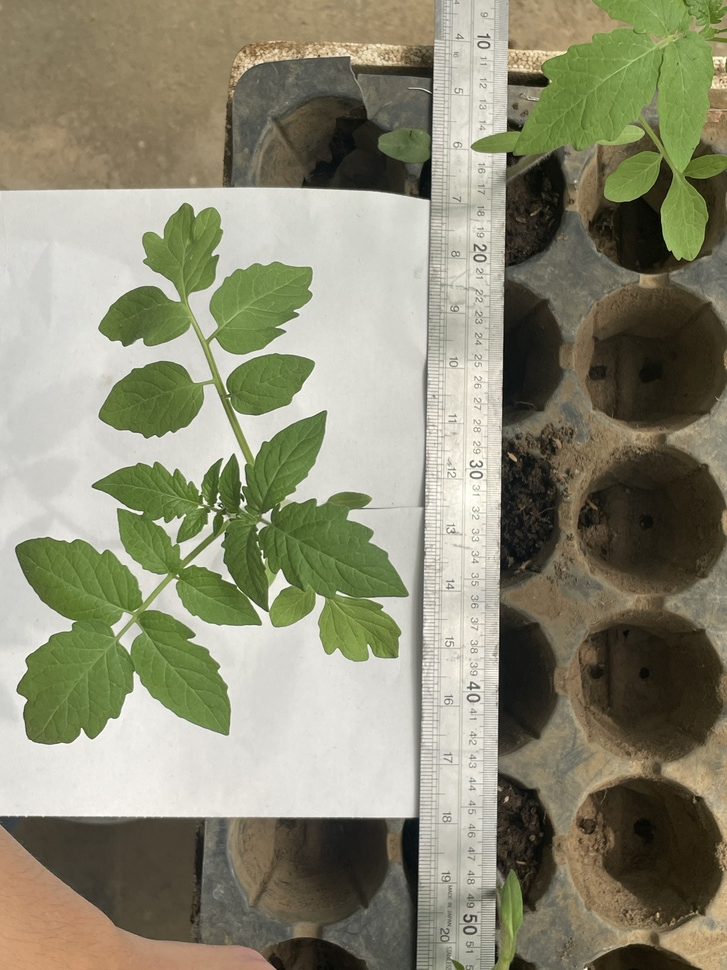
#> input picture SP/Image Physio Phenotype/Jul 31/nicap2.jpg, 727 x 970 px, shrunk from 3024 x 4032 before the run, found by its file name
$ python test.py
#> lines starting #> are read from the running program, lines starting #| are printed output that depends on the picture; after the words box and inside, x2 and y2 are one past the last pixel; in counts of white or black regions, pixels touching at a corner belong together
import cv2
import numpy as np

# Read the image
image = cv2.imread("C:\\Users\\edwin\\Downloads\\SP\\Image Physio Phenotype\\Jul 31\\nicap2.jpg")
#> image is the input picture: shape (970, 727, 3); mean B, G, R 115.1, 137.8, 139.1
original = image.copy()

# Convert the image to HSV
hsv = cv2.cvtColor(image, cv2.COLOR_BGR2HSV)
#> hsv: shape (970, 727, 3); mean H, S, V 27.7, 64.3, 143.1

# Define the lower and upper bounds for the green color in HSV
lower_green = np.array([30, 30, 30])
upper_green = np.array([80, 255, 255])

# Create a mask to extract the green regions
green_mask = cv2.inRange(hsv, lower_green, upper_green)
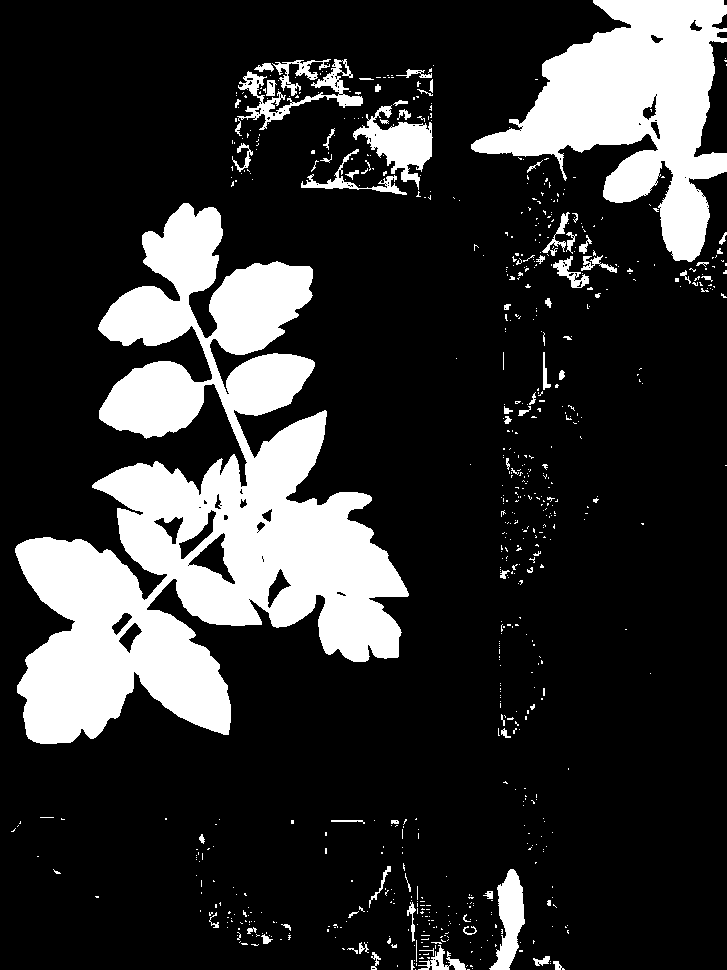
#> green_mask: shape (970, 727); 19.4% white; 710 white regions (635 under 20 px), largest, box (x1, y1, x2, y2) and area: (15, 203, 409, 744) 91256, (471, 0, 727, 262) 30613, (353, 105, 433, 190) 2786

# Convert the single-channel mask back to 3 channels
green_mask_colored = cv2.cvtColor(green_mask, cv2.COLOR_GRAY2BGR)

# Set the overlay color to blue
overlay_color = (255, 0, 0)  # Blue

# Overlay the blue mask on the original image
result = cv2.addWeighted(original, 1, green_mask_colored, 0.5, 0)
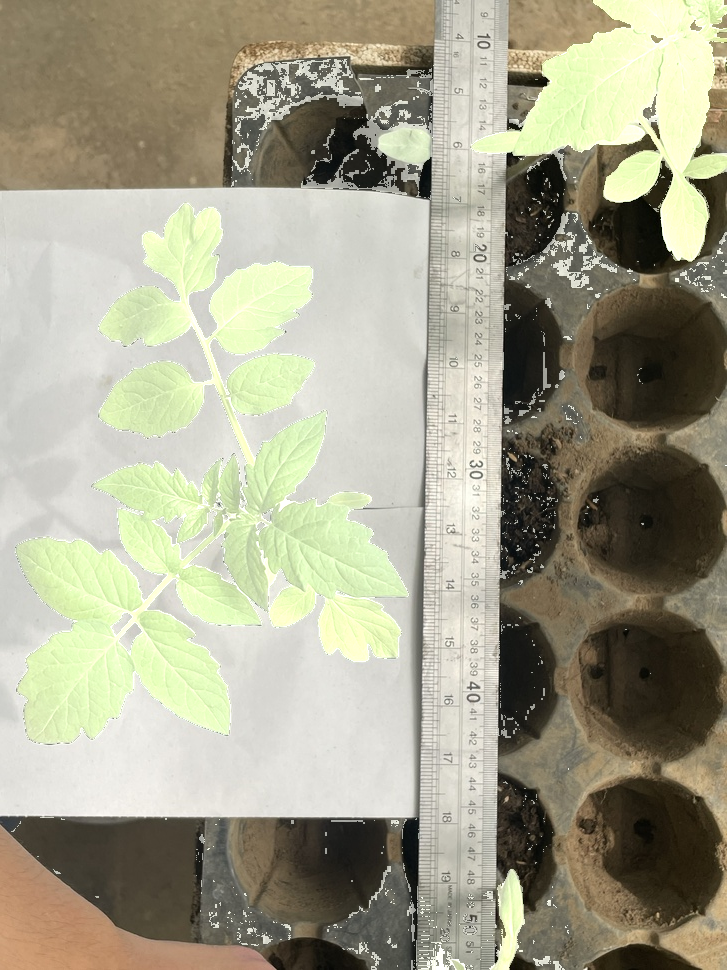
#> result: shape (970, 727, 3); mean B, G, R 139.7, 161, 163.5

# Display the images
cv2.imshow("HSV", hsv)
cv2.imshow("Original Image", original)
cv2.imshow("Green Mask", green_mask_colored)
cv2.imshow("Result", result)
cv2.waitKey(0)
cv2.destroyAllWindows()
# import cv2
# import numpy as np
# # import os

# # def extract_parameters(image_path, output_folder):
# # image = cv2.imread("C:\\Users\\edwin\\Downloads\\sp_dataset\\jp2_cropped.jpg")
# image = cv2.imread("C:\\Users\\edwin\\Documents\\Image Physio Phenotype\\Jul 31\\nicap2.jpg")
# original = image.copy()

# # Convert the image to HSV
# hsv = cv2.cvtColor(image, cv2.COLOR_BGR2HSV)

# cv2.imshow("hsv", hsv)
# cv2.waitKey(0)
# cv2.destroyAllWindows()
# # Define the lower and upper bounds for the green color in HSV
# # lower_green = np.array([40, 40, 40])
# lower_green = np.array([30, 30, 30])
# upper_green = np.array([80, 255, 255])
# yellows = np.array([255,255,0])

# # Create a mask to extract the green regions
# green_mask = cv2.inRange(hsv, lower_green, upper_green, yellows)

# # Find contours in the binary green mask
# contours, _ = cv2.findContours(green_mask, cv2.RETR_EXTERNAL, cv2.CHAIN_APPROX_SIMPLE)

# # Calculate and sum up the area for each contour
# total_projected_area = 0
# for contour in contours:
#     area = cv2.contourArea(contour)
#     total_projected_area += area

# # Draw contours on the original image
# cv2.drawContours(original, contours, -1, (0, 255, 0), 2)

# # Calculate bounding rectangle for the combined contours
# x, y, w, h = cv2.boundingRect(np.concatenate(contours))
# cv2.rectangle(original, (x, y), (x + w, y + h), (0, 0, 255), 2)

#     # Display the original image with contours and bounding rectangle
# # cv2.imshow('Contours and Bounding Rectangle', original)
# # Calculate object extent, eccentricity, and convex hull area for the combined contour
# extent_x = w
# extent_y = h

# if len(contours) >= 5:
#     ellipse = cv2.fitEllipse(np.concatenate(contours))
#     eccentricity = float(np.sqrt(1 - (ellipse[1][0] ** 2) / (ellipse[1][1] ** 2)))
#     # Draw the fitted ellipse
#     cv2.ellipse(original, ellipse, (0, 0, 255), 2)
# else:
#     eccentricity = 0

# hull = cv2.convexHull(np.concatenate(contours))
# hull_area = cv2.contourArea(hull)
# # color = (0,255,255)
# # Draw the convex hull on the original image
# cv2.drawContours(original, [hull], 0, (255, 0, 0), 2)
# # cv2.line(original, (0,0), (0,364), color, 5)
# # Display the original image with contours, fitted ellipse, and convex hull
# # cv2.imshow('Contours and Parameters', original)
# cv2.waitKey(0)
# cv2.destroyAllWindows()

# # output_file_params = os.path.join(output_folder, f"contours_{os.path.basename(image_path)}")
# # cv2.imwrite(output_file_params, original)

# print(f"Total Projected Area: {total_projected_area}, Extent X: {extent_x}, Extent Y: {extent_y}, Eccentricity: {eccentricity}, Hull Area: {hull_area}")
# # return total_projected_area, extent_x, extent_y, eccentricity, hull_area

$ run again, with SP/Image Physio Phenotype/Jul 31/nicap3.jpg copied over SP/Image Physio Phenotype/Jul 31/nicap2.jpg
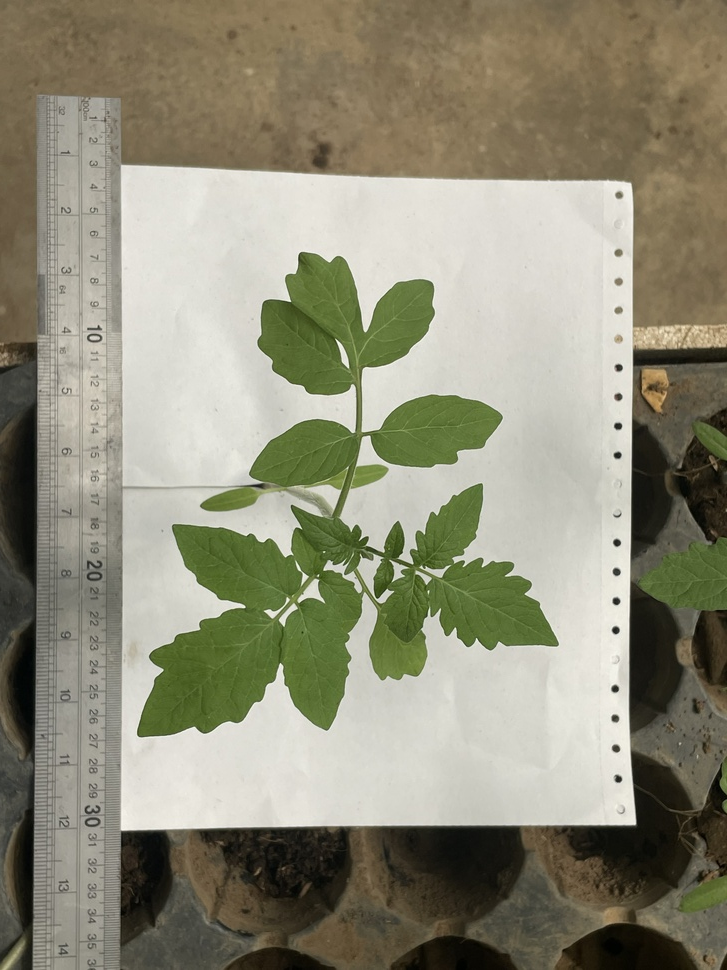
#> input picture SP/Image Physio Phenotype/Jul 31/nicap3.jpg, 727 x 970 px, shrunk from 3024 x 4032 before the run, found by its file name
#> image is the input picture: shape (970, 727, 3); mean B, G, R 120.8, 140.8, 143.1
#> hsv: shape (970, 727, 3); mean H, S, V 26.8, 59, 145.6
#> `green_mask = cv2.inRange(hsv, lower_green, upper_green)`:
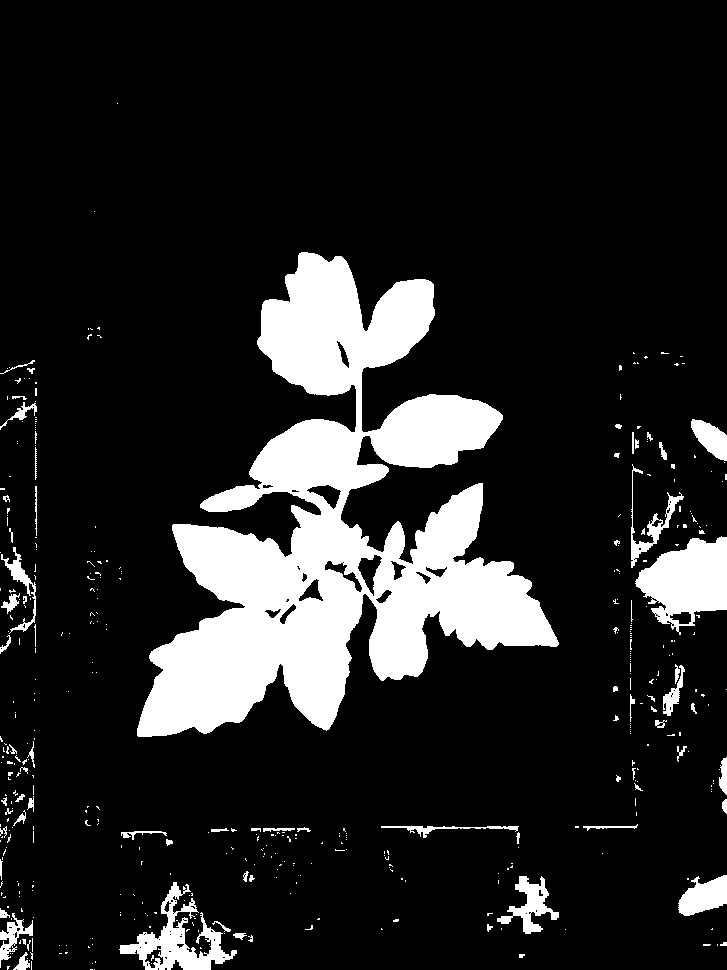
#> green_mask: shape (970, 727); 14.7% white; 433 white regions (363 under 20 px), largest, box (x1, y1, x2, y2) and area: (137, 252, 559, 737) 83393, (635, 536, 727, 635) 5527, (119, 882, 237, 970) 3359
#> `result = cv2.addWeighted(original, 1, green_mask_colored, 0.5, 0)`:
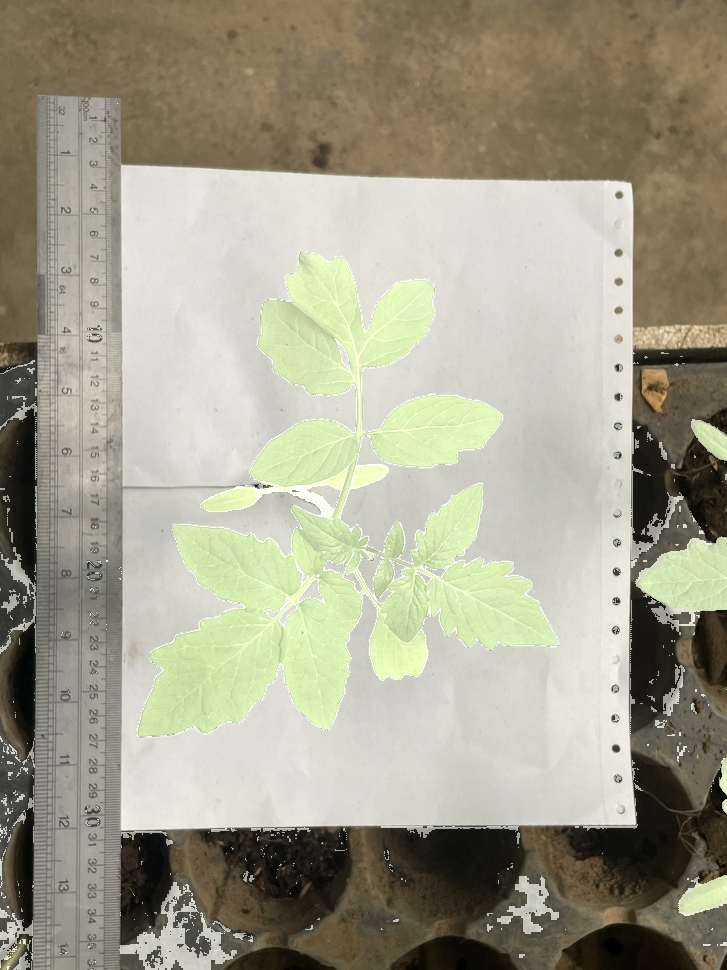
#> result: shape (970, 727, 3); mean B, G, R 139.4, 159.2, 161.6

$ run again, with SP/Image Physio Phenotype/Jul 31/nicap4.jpg copied over SP/Image Physio Phenotype/Jul 31/nicap2.jpg
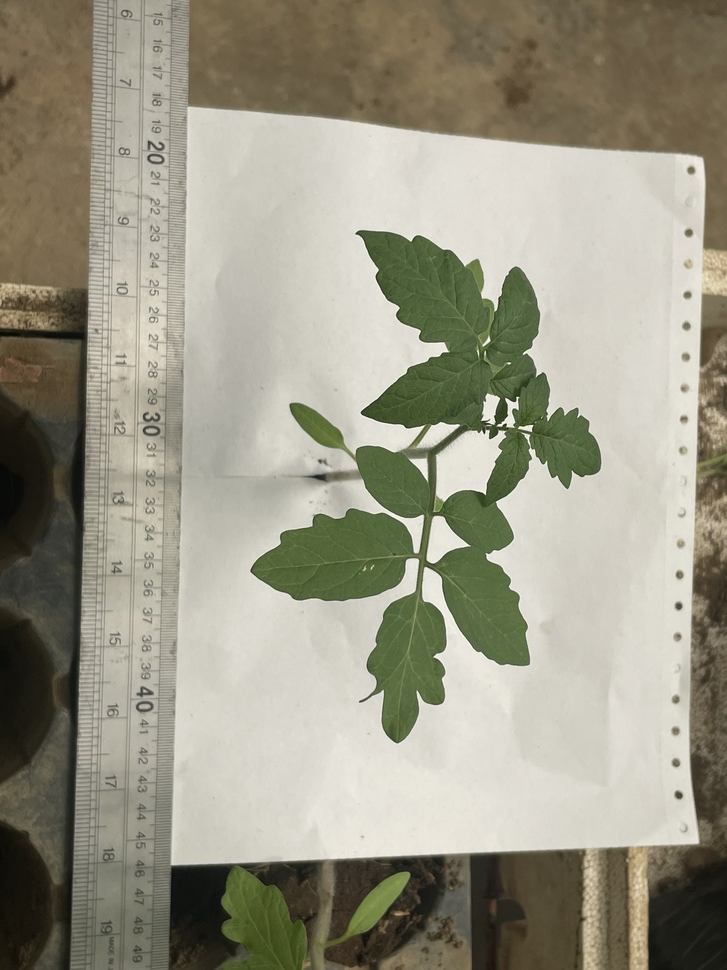
#> input picture SP/Image Physio Phenotype/Jul 31/nicap4.jpg, 727 x 970 px, shrunk from 3024 x 4032 before the run, found by its file name
#> image is the input picture: shape (970, 727, 3); mean B, G, R 133.3, 150.4, 153.4
#> hsv: shape (970, 727, 3); mean H, S, V 25.6, 48.2, 155.1
#> `green_mask = cv2.inRange(hsv, lower_green, upper_green)`:
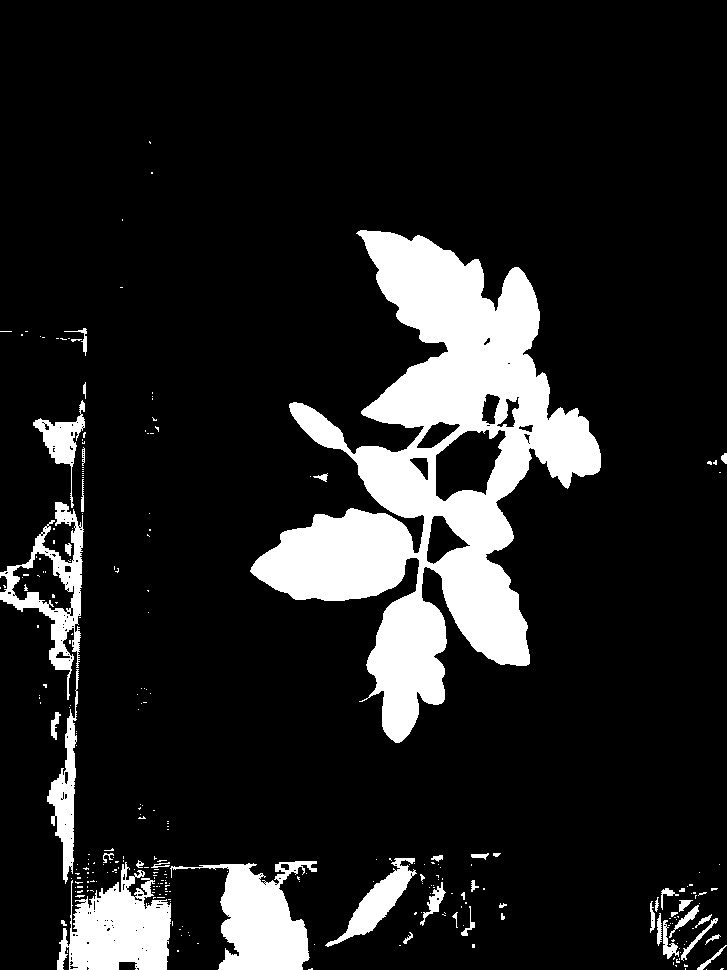
#> green_mask: shape (970, 727); 13.5% white; 282 white regions (237 under 20 px), largest, box (x1, y1, x2, y2) and area: (250, 230, 601, 743) 65968, (57, 862, 171, 970) 7625, (170, 861, 317, 970) 7505
#> `result = cv2.addWeighted(original, 1, green_mask_colored, 0.5, 0)`:
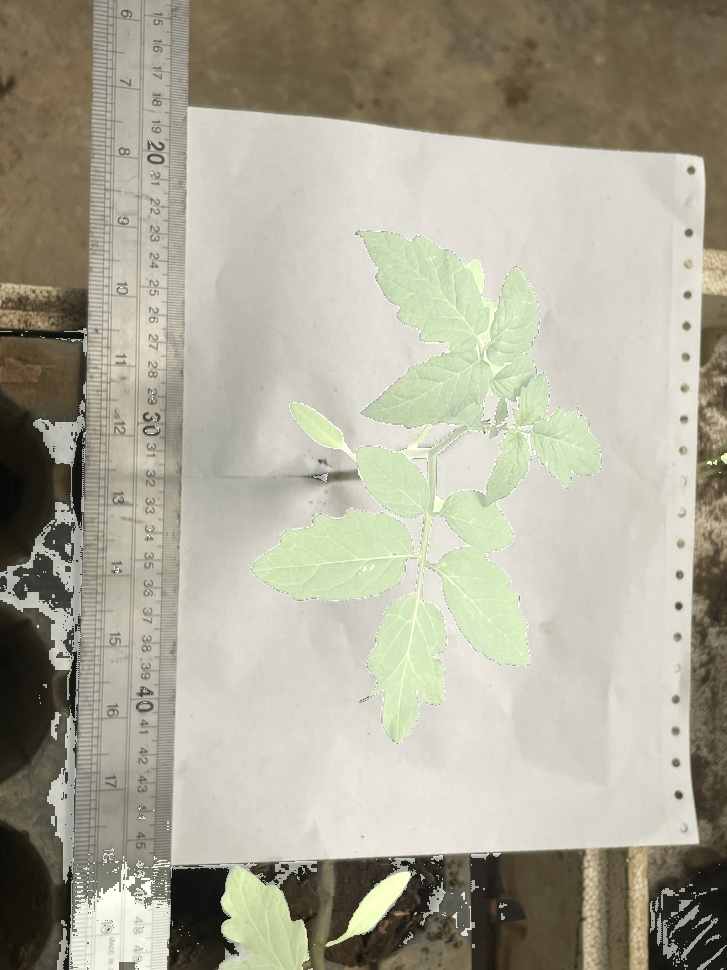
#> result: shape (970, 727, 3); mean B, G, R 150.5, 167.5, 170.6

$ run again, with SP/Image Physio Phenotype/Jul 31/nicap5.jpg copied over SP/Image Physio Phenotype/Jul 31/nicap2.jpg
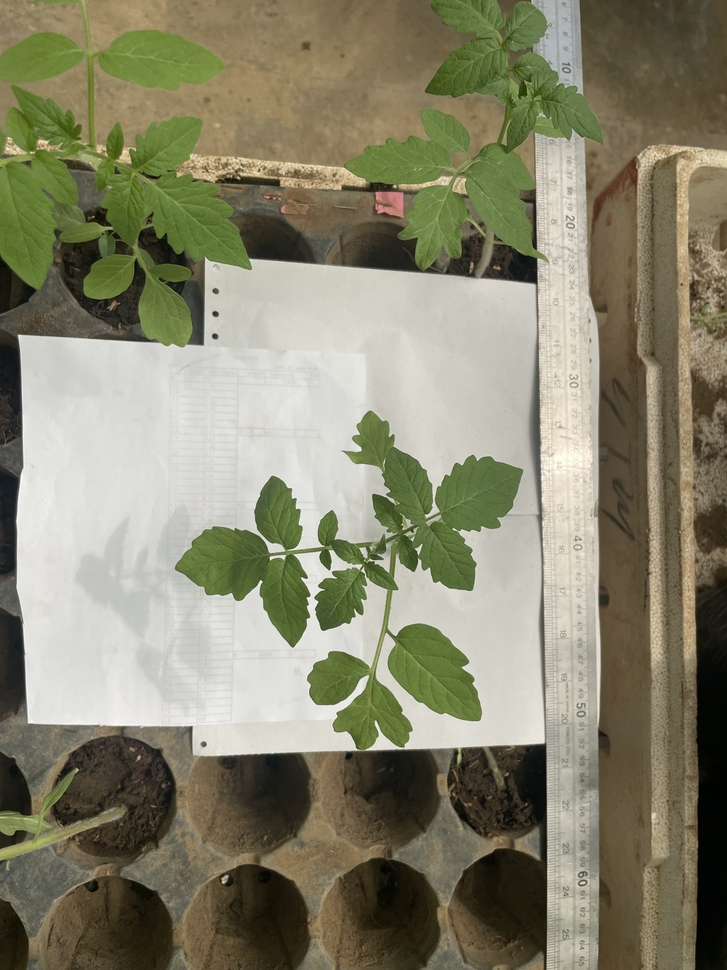
#> input picture SP/Image Physio Phenotype/Jul 31/nicap5.jpg, 727 x 970 px, shrunk from 3024 x 4032 before the run, found by its file name
#> image is the input picture: shape (970, 727, 3); mean B, G, R 109.2, 132.2, 134.8
#> hsv: shape (970, 727, 3); mean H, S, V 28, 70.8, 138
#> `green_mask = cv2.inRange(hsv, lower_green, upper_green)`:
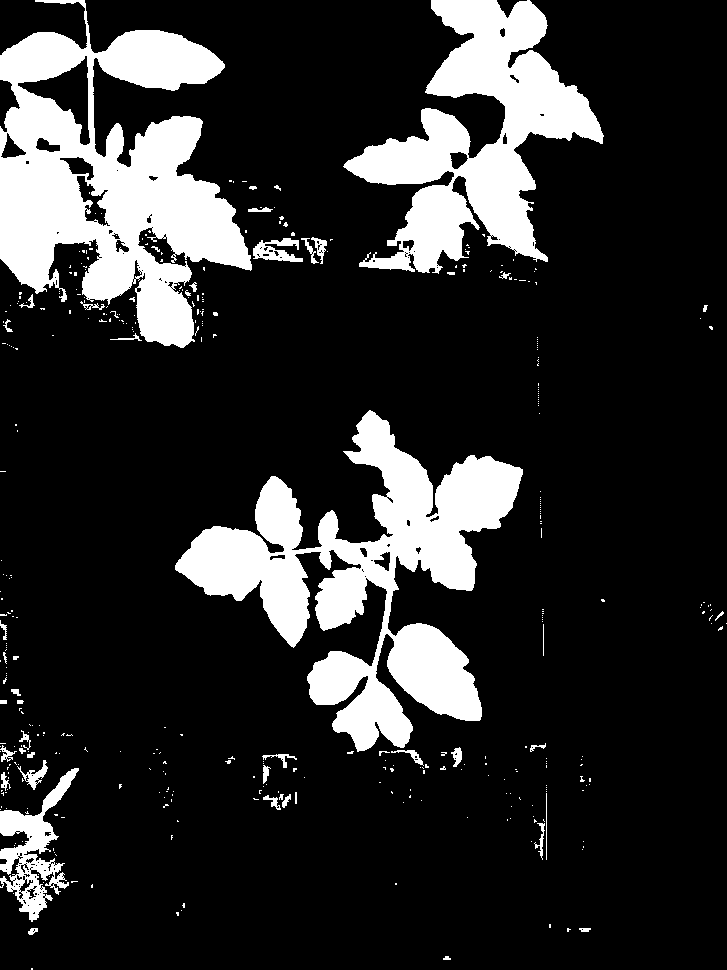
#> green_mask: shape (970, 727); 17.7% white; 396 white regions (347 under 20 px), largest, box (x1, y1, x2, y2) and area: (0, 0, 252, 348) 43684, (175, 410, 523, 752) 42443, (343, 0, 604, 274) 29837
#> `result = cv2.addWeighted(original, 1, green_mask_colored, 0.5, 0)`:
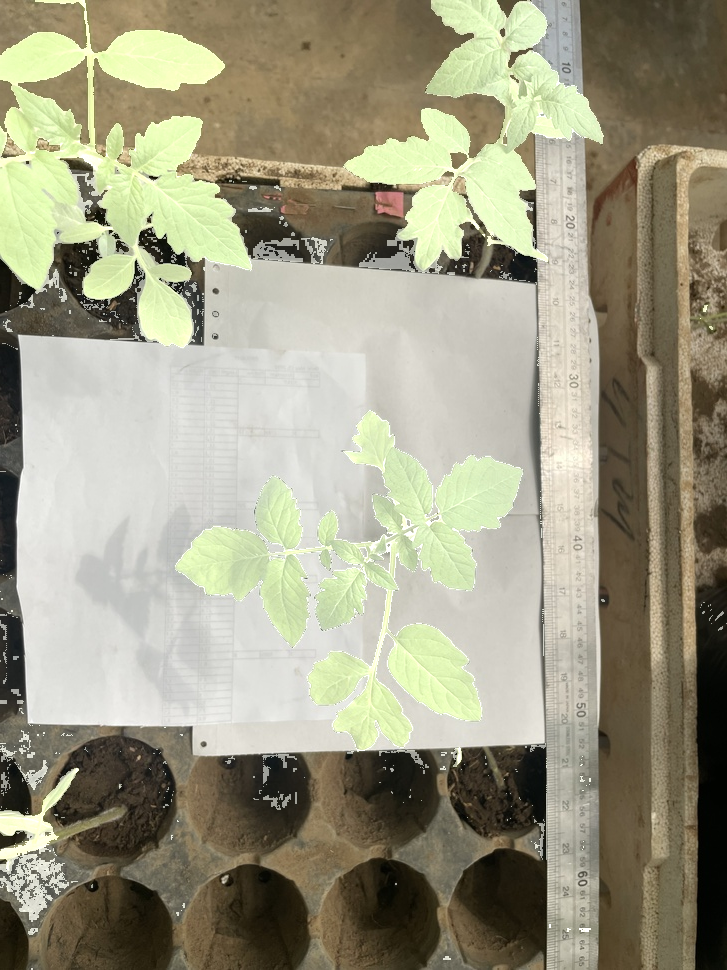
#> result: shape (970, 727, 3); mean B, G, R 131.7, 154.2, 157.2
